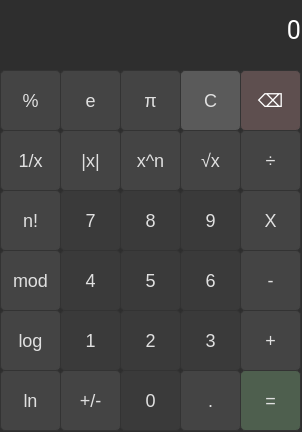
<?xml version="1.0" encoding="UTF-8"?>
<ui version="4.0">
 <class>MainWindow</class>
 <widget class="QMainWindow" name="MainWindow">
  <property name="geometry">
   <rect>
    <x>0</x>
    <y>0</y>
    <width>302</width>
    <height>432</height>
   </rect>
  </property>
  <property name="windowTitle">
   <string>MainWindow</string>
  </property>
  <property name="styleSheet">
   <string notr="true">QMainWindow {
    background-color: #2e2e2e;
}
QWidget {
    background-color: #2e2e2e;
}
QLabel {
    color: #ffffff;
    font-family: 'Roboto', sans-serif;
    font-size: 25px;
}
QPushButton {
    background-color: #444444;
    color: #e0e0e0;
    border: 1px solid #333333;
    border-radius: 5px;
    font-family: 'Roboto', sans-serif;
    font-size: 18px;
}
QPushButton:hover {
    background-color: #555555;
}
QPushButton:pressed {
    background-color: #666666;
}
QPushButton:disabled {
    background-color: #2e2e2e;
    color: #8a8a8a;
}

/* Przycisk liczb */
QPushButton#pushButton_0,
QPushButton#pushButton_1,
QPushButton#pushButton_2,
QPushButton#pushButton_3,
QPushButton#pushButton_4,
QPushButton#pushButton_5,
QPushButton#pushButton_6,
QPushButton#pushButton_7,
QPushButton#pushButton_8,
QPushButton#pushButton_9 {
    background-color: #3a3a3a;
}
QPushButton#pushButton_0:hover,
QPushButton#pushButton_1:hover,
QPushButton#pushButton_2:hover,
QPushButton#pushButton_3:hover,
QPushButton#pushButton_4:hover,
QPushButton#pushButton_5:hover,
QPushButton#pushButton_6:hover,
QPushButton#pushButton_7:hover,
QPushButton#pushButton_8:hover,
QPushButton#pushButton_9:hover {
    background-color: #4a4a4a;
}
QPushButton#pushButton_0:pressed,
QPushButton#pushButton_1:pressed,
QPushButton#pushButton_2:pressed,
QPushButton#pushButton_3:pressed,
QPushButton#pushButton_4:pressed,
QPushButton#pushButton_5:pressed,
QPushButton#pushButton_6:pressed,
QPushButton#pushButton_7:pressed,
QPushButton#pushButton_8:pressed,
QPushButton#pushButton_9:pressed {
    background-color: #5a5a5a;
}

/* Przycisk CLEAR */
QPushButton#pushButton_clear {
    background-color: #5a5a5a;
}
QPushButton#pushButton_clear:hover {
    background-color: #6a6a6a;
}
QPushButton#pushButton_clear:pressed {
    background-color: #7a7a7a;
}

/* Przycisk wynikowy */
QPushButton#pushButton_result {
    background-color: #4e5f4e;
}
QPushButton#pushButton_result:hover {
    background-color: #5e6f5e;
}
QPushButton#pushButton_result:pressed {
    background-color: #6e7f6e;
}

/* Przycisk BACKSPACE */
QPushButton#pushButton_backspace {
    background-color: #5e4f4f;
    color: #ffffff;
}
QPushButton#pushButton_backspace:hover {
    background-color: #6e5f5f;
}
QPushButton#pushButton_backspace:pressed {
    background-color: #4e3f3f;
}

/* Operacje matematyczne */
QPushButton#pushButton_addition, 
QPushButton#pushButton_substract, 
QPushButton#pushButton_multiply, 
QPushButton#pushButton_division,
QPushButton#pushButton_percent,
QPushButton#pushButton_absolute, 
QPushButton#pushButton_power, 
QPushButton#pushButton_root,
QPushButton#pushButton_modulo,
QPushButton#pushButton_log,
QPushButton#pushButton_ln,
QPushButton#pushButton_euler,
QPushButton#pushButton_pi,
QPushButton#pushButton_factorial   {
    background-color: #484848;
}
QPushButton#pushButton_addition:hover,
QPushButton#pushButton_substract:hover,
QPushButton#pushButton_multiply:hover,
QPushButton#pushButton_division:hover,
QPushButton#pushButton_percent:hover,
QPushButton#pushButton_absolute:hover,
QPushButton#pushButton_power:hover,
QPushButton#pushButton_root:hover,
QPushButton#pushButton_modulo:hover,
QPushButton#pushButton_log:hover,
QPushButton#pushButton_ln:hover,
QPushButton#pushButton_eule:hover,
QPushButton#pushButton_pi:hover,
QPushButton#pushButton_factorial:hover  {
    background-color: #585858;
}
QPushButton#pushButton_addition:pressed,
QPushButton#pushButton_substract:pressed,
QPushButton#pushButton_multiply:pressed,
QPushButton#pushButton_division:pressed,
QPushButton#pushButton_percent:pressed,
QPushButton#pushButton_absolute:pressed,
QPushButton#pushButton_power:pressed,
QPushButton#pushButton_root:pressed,
QPushButton#pushButton_modulo:pressed,
QPushButton#pushButton_log:pressed,
QPushButton#pushButton_ln:pressed,
QPushButton#pushButton_euler:pressed,
QPushButton#pushButton_pi:pressed,
QPushButton#pushButton_factorial:pressed  {
    background-color: #686868;
}
</string>
  </property>
  <widget class="QWidget" name="centralwidget">
   <widget class="QLabel" name="label">
    <property name="geometry">
     <rect>
      <x>0</x>
      <y>0</y>
      <width>301</width>
      <height>61</height>
     </rect>
    </property>
    <property name="font">
     <font>
      <family>Roboto</family>
      <pointsize>-1</pointsize>
     </font>
    </property>
    <property name="layoutDirection">
     <enum>Qt::LayoutDirection::LeftToRight</enum>
    </property>
    <property name="text">
     <string>0</string>
    </property>
    <property name="alignment">
     <set>Qt::AlignmentFlag::AlignRight|Qt::AlignmentFlag::AlignTrailing|Qt::AlignmentFlag::AlignVCenter</set>
    </property>
   </widget>
   <widget class="QPushButton" name="pushButton_clear">
    <property name="geometry">
     <rect>
      <x>180</x>
      <y>70</y>
      <width>61</width>
      <height>61</height>
     </rect>
    </property>
    <property name="text">
     <string>C</string>
    </property>
   </widget>
   <widget class="QPushButton" name="pushButton_percent">
    <property name="geometry">
     <rect>
      <x>0</x>
      <y>70</y>
      <width>61</width>
      <height>61</height>
     </rect>
    </property>
    <property name="text">
     <string>%</string>
    </property>
   </widget>
   <widget class="QPushButton" name="pushButton_plusMinus">
    <property name="geometry">
     <rect>
      <x>60</x>
      <y>370</y>
      <width>61</width>
      <height>61</height>
     </rect>
    </property>
    <property name="text">
     <string>+/-</string>
    </property>
   </widget>
   <widget class="QPushButton" name="pushButton_division">
    <property name="geometry">
     <rect>
      <x>240</x>
      <y>130</y>
      <width>61</width>
      <height>61</height>
     </rect>
    </property>
    <property name="text">
     <string>÷</string>
    </property>
   </widget>
   <widget class="QPushButton" name="pushButton_8">
    <property name="geometry">
     <rect>
      <x>120</x>
      <y>190</y>
      <width>61</width>
      <height>61</height>
     </rect>
    </property>
    <property name="text">
     <string>8</string>
    </property>
   </widget>
   <widget class="QPushButton" name="pushButton_7">
    <property name="geometry">
     <rect>
      <x>60</x>
      <y>190</y>
      <width>61</width>
      <height>61</height>
     </rect>
    </property>
    <property name="text">
     <string>7</string>
    </property>
   </widget>
   <widget class="QPushButton" name="pushButton_multiply">
    <property name="geometry">
     <rect>
      <x>240</x>
      <y>190</y>
      <width>61</width>
      <height>61</height>
     </rect>
    </property>
    <property name="text">
     <string>X</string>
    </property>
   </widget>
   <widget class="QPushButton" name="pushButton_9">
    <property name="geometry">
     <rect>
      <x>180</x>
      <y>190</y>
      <width>61</width>
      <height>61</height>
     </rect>
    </property>
    <property name="text">
     <string>9</string>
    </property>
   </widget>
   <widget class="QPushButton" name="pushButton_5">
    <property name="geometry">
     <rect>
      <x>120</x>
      <y>250</y>
      <width>61</width>
      <height>61</height>
     </rect>
    </property>
    <property name="text">
     <string>5</string>
    </property>
   </widget>
   <widget class="QPushButton" name="pushButton_4">
    <property name="geometry">
     <rect>
      <x>60</x>
      <y>250</y>
      <width>61</width>
      <height>61</height>
     </rect>
    </property>
    <property name="text">
     <string>4</string>
    </property>
   </widget>
   <widget class="QPushButton" name="pushButton_substract">
    <property name="geometry">
     <rect>
      <x>240</x>
      <y>250</y>
      <width>61</width>
      <height>61</height>
     </rect>
    </property>
    <property name="text">
     <string>-</string>
    </property>
   </widget>
   <widget class="QPushButton" name="pushButton_6">
    <property name="geometry">
     <rect>
      <x>180</x>
      <y>250</y>
      <width>61</width>
      <height>61</height>
     </rect>
    </property>
    <property name="text">
     <string>6</string>
    </property>
   </widget>
   <widget class="QPushButton" name="pushButton_2">
    <property name="geometry">
     <rect>
      <x>120</x>
      <y>310</y>
      <width>61</width>
      <height>61</height>
     </rect>
    </property>
    <property name="text">
     <string>2</string>
    </property>
   </widget>
   <widget class="QPushButton" name="pushButton_1">
    <property name="geometry">
     <rect>
      <x>60</x>
      <y>310</y>
      <width>61</width>
      <height>61</height>
     </rect>
    </property>
    <property name="text">
     <string>1</string>
    </property>
   </widget>
   <widget class="QPushButton" name="pushButton_addition">
    <property name="geometry">
     <rect>
      <x>240</x>
      <y>310</y>
      <width>61</width>
      <height>61</height>
     </rect>
    </property>
    <property name="text">
     <string>+</string>
    </property>
   </widget>
   <widget class="QPushButton" name="pushButton_3">
    <property name="geometry">
     <rect>
      <x>180</x>
      <y>310</y>
      <width>61</width>
      <height>61</height>
     </rect>
    </property>
    <property name="text">
     <string>3</string>
    </property>
   </widget>
   <widget class="QPushButton" name="pushButton_0">
    <property name="geometry">
     <rect>
      <x>120</x>
      <y>370</y>
      <width>61</width>
      <height>61</height>
     </rect>
    </property>
    <property name="text">
     <string>0</string>
    </property>
   </widget>
   <widget class="QPushButton" name="pushButton_result">
    <property name="geometry">
     <rect>
      <x>240</x>
      <y>370</y>
      <width>61</width>
      <height>61</height>
     </rect>
    </property>
    <property name="text">
     <string>=</string>
    </property>
   </widget>
   <widget class="QPushButton" name="pushButton_dot">
    <property name="geometry">
     <rect>
      <x>180</x>
      <y>370</y>
      <width>61</width>
      <height>61</height>
     </rect>
    </property>
    <property name="text">
     <string>.</string>
    </property>
   </widget>
   <widget class="QPushButton" name="pushButton_inverse">
    <property name="geometry">
     <rect>
      <x>0</x>
      <y>130</y>
      <width>61</width>
      <height>61</height>
     </rect>
    </property>
    <property name="text">
     <string>1/x</string>
    </property>
   </widget>
   <widget class="QPushButton" name="pushButton_power">
    <property name="geometry">
     <rect>
      <x>120</x>
      <y>130</y>
      <width>61</width>
      <height>61</height>
     </rect>
    </property>
    <property name="text">
     <string>x^n</string>
    </property>
   </widget>
   <widget class="QPushButton" name="pushButton_root">
    <property name="geometry">
     <rect>
      <x>180</x>
      <y>130</y>
      <width>61</width>
      <height>61</height>
     </rect>
    </property>
    <property name="text">
     <string>√x</string>
    </property>
   </widget>
   <widget class="QPushButton" name="pushButton_backspace">
    <property name="geometry">
     <rect>
      <x>240</x>
      <y>70</y>
      <width>61</width>
      <height>61</height>
     </rect>
    </property>
    <property name="text">
     <string>⌫</string>
    </property>
   </widget>
   <widget class="QPushButton" name="pushButton_absolute">
    <property name="geometry">
     <rect>
      <x>60</x>
      <y>130</y>
      <width>61</width>
      <height>61</height>
     </rect>
    </property>
    <property name="text">
     <string>|x|</string>
    </property>
   </widget>
   <widget class="QPushButton" name="pushButton_euler">
    <property name="geometry">
     <rect>
      <x>60</x>
      <y>70</y>
      <width>61</width>
      <height>61</height>
     </rect>
    </property>
    <property name="text">
     <string>e</string>
    </property>
   </widget>
   <widget class="QPushButton" name="pushButton_pi">
    <property name="geometry">
     <rect>
      <x>120</x>
      <y>70</y>
      <width>61</width>
      <height>61</height>
     </rect>
    </property>
    <property name="text">
     <string>π</string>
    </property>
   </widget>
   <widget class="QPushButton" name="pushButton_factorial">
    <property name="geometry">
     <rect>
      <x>0</x>
      <y>190</y>
      <width>61</width>
      <height>61</height>
     </rect>
    </property>
    <property name="text">
     <string>n!</string>
    </property>
   </widget>
   <widget class="QPushButton" name="pushButton_modulo">
    <property name="geometry">
     <rect>
      <x>0</x>
      <y>250</y>
      <width>61</width>
      <height>61</height>
     </rect>
    </property>
    <property name="text">
     <string>mod</string>
    </property>
   </widget>
   <widget class="QPushButton" name="pushButton_log">
    <property name="geometry">
     <rect>
      <x>0</x>
      <y>310</y>
      <width>61</width>
      <height>61</height>
     </rect>
    </property>
    <property name="text">
     <string>log</string>
    </property>
   </widget>
   <widget class="QPushButton" name="pushButton_ln">
    <property name="geometry">
     <rect>
      <x>0</x>
      <y>370</y>
      <width>61</width>
      <height>61</height>
     </rect>
    </property>
    <property name="text">
     <string>ln</string>
    </property>
   </widget>
  </widget>
 </widget>
 <resources/>
 <connections/>
</ui>
